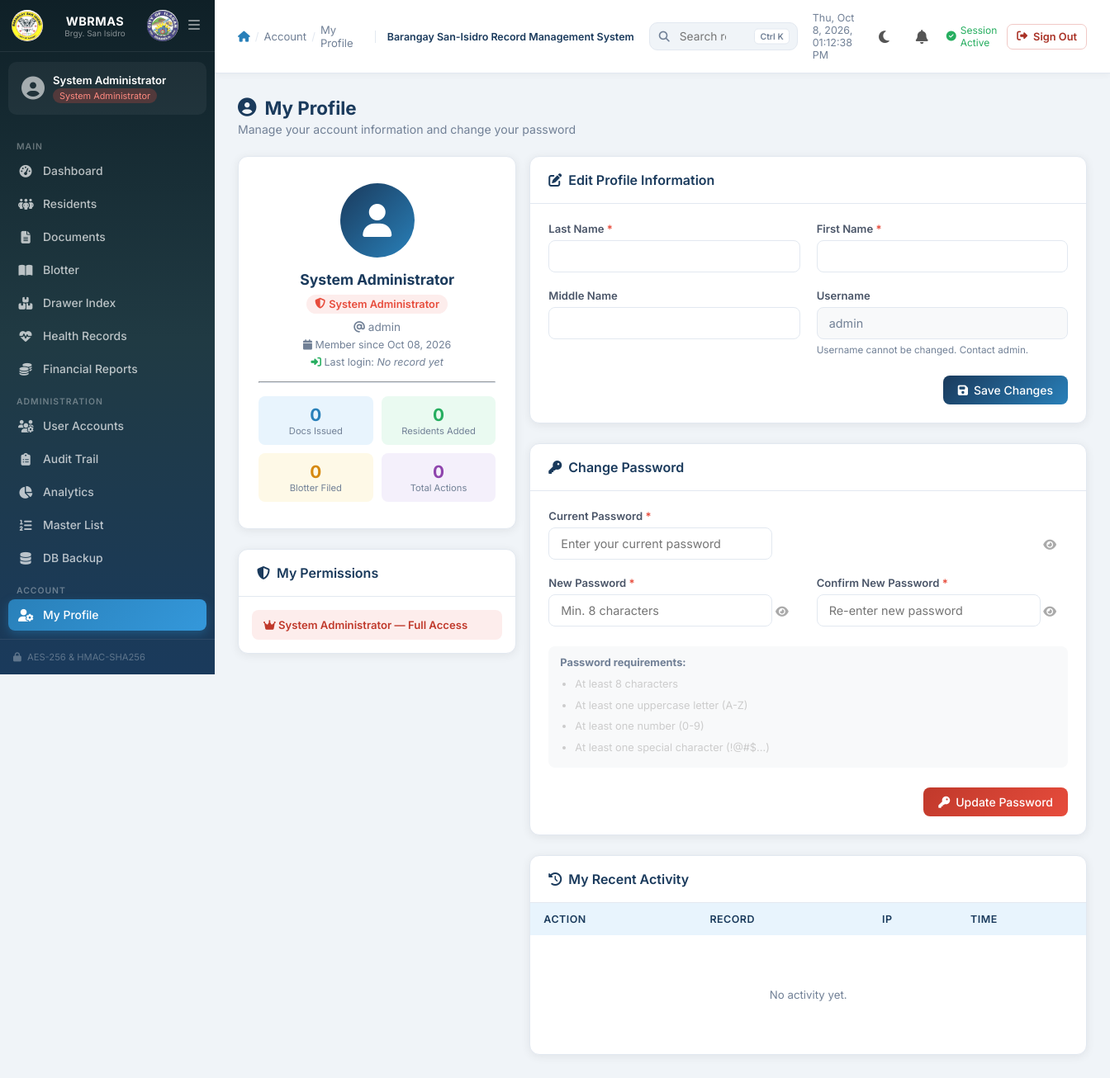
Screenshot of /profile.php (signed in) with the database file from the repository.
### tables this page shows
CREATE TABLE IF NOT EXISTS tbl_users (
    user_id INT AUTO_INCREMENT PRIMARY KEY,
    username VARCHAR(50) NOT NULL UNIQUE,
    password_hash VARBINARY(255) NOT NULL,
    full_name VARCHAR(150) NOT NULL,
    role_id INT NOT NULL,
    is_active BOOLEAN DEFAULT TRUE,
    failed_attempts INT DEFAULT 0,
    locked_until DATETIME NULL,
    last_login DATETIME NULL,
    created_at DATETIME DEFAULT CURRENT_TIMESTAMP,
    FOREIGN KEY (role_id) REFERENCES tbl_roles(role_id)
);

CREATE TABLE IF NOT EXISTS tbl_roles (
    role_id INT AUTO_INCREMENT PRIMARY KEY,
    role_name VARCHAR(50) NOT NULL UNIQUE,
    description TEXT,
    created_at DATETIME DEFAULT CURRENT_TIMESTAMP
);

### includes/auth_check.php (called while the page is built, shortened)
<?php
require_once __DIR__ . '/../config/security.php';
function is_admin() {
    return $_SESSION['role_name'] === 'System Administrator';
}
function current_user_id() {
    return (int)$_SESSION['user_id'];
}
?>

### config/security.php (called while the page is built, shortened)
<?php
function sanitize_output($output) {
    return htmlspecialchars($output ?? '', ENT_QUOTES, 'UTF-8');
}
?>

### profile.php (the view, shortened to what this page needs)
<?php
require_once 'includes/auth_check.php';
$conn = getDBConnection();
$uid  = current_user_id();
$stmt = $conn->prepare(
    "SELECT u.*, r.role_name FROM tbl_users u
     JOIN tbl_roles r ON u.role_id = r.role_id
     WHERE u.user_id = ?"
);
$stmt->bind_param("i", $uid);
$stmt->execute();
$user = $stmt->get_result()->fetch_assoc();
$my_perms = [];
$activity = $conn->query(
    "SELECT action_type, affected_record, ip_address, timestamp, details
     FROM tbl_audit_logs WHERE user_id=$uid
     ORDER BY timestamp DESC LIMIT 10"
);
$docs_issued = (int)$conn->query("SELECT COUNT(*) FROM tbl_document_requests WHERE issued_by_user_id=$uid AND status='PRINTED'")->fetch_row()[0];
$blotter_filed = (int)$conn->query("SELECT COUNT(*) FROM tbl_blotter WHERE filed_by=$uid")->fetch_row()[0];
$residents_added = (int)$conn->query("SELECT COUNT(*) FROM tbl_residents WHERE registered_by=$uid AND is_archived=0")->fetch_row()[0];
$total_actions = (int)$conn->query("SELECT COUNT(*) FROM tbl_audit_logs WHERE user_id=$uid")->fetch_row()[0];
require_once 'includes/header.php';
?>
<div class="page-header">
  <h2><i class="fas fa-user-circle"></i> My Profile</h2>
  <p>Manage your account information and change your password</p>
</div>
<div class="d-flex gap-2 flex-wrap" style="align-items:flex-start;">
  <div style="flex:1;min-width:280px;max-width:340px;">
    <div class="card mb-3">
      <div class="card-body" style="text-align:center;padding:32px 24px;">
        <div style="width:90px;height:90px;border-radius:50%;background:linear-gradient(135deg,#1a3a5c,#2980b9);display:inline-flex;align-items:center;justify-content:center;margin-bottom:16px;">
          <i class="fas fa-user" style="font-size:2.5rem;color:#fff;"></i>
        </div>
        <h3 style="font-size:1.1rem;font-weight:700;color:var(--primary);">
          <?= sanitize_output($user['full_name']) ?>
        </h3>
        <div style="margin:8px 0;">
          <span class="badge <?= $user['role_name']==='System Administrator'?'badge-danger':'badge-info' ?>" style="font-size:.8rem;">
            <i class="fas fa-shield-halved"></i> <?= sanitize_output($user['role_name']) ?>
          </span>
        </div>
        <div style="color:var(--text-muted);font-size:.85rem;margin-top:8px;">
          <i class="fas fa-at"></i> <?= sanitize_output($user['username']) ?>
        </div>
        <div style="color:var(--text-muted);font-size:.78rem;margin-top:6px;">
          <i class="fas fa-calendar"></i> Member since <?= date('M d, Y', strtotime($user['created_at'])) ?>
        </div>
        <div style="color:var(--text-muted);font-size:.78rem;margin-top:6px;">
          <i class="fas fa-right-to-bracket" style="color:var(--success);"></i>
          Last login:
          <?= $user['last_login'] ? '<strong style="color:var(--success);">'.date('M d, Y h:i A', strtotime($user['last_login'])).'</strong>' : '<em>No record yet</em>' ?>
        </div>
        <hr style="margin:16px 0;border-color:var(--border);">
        <div style="display:grid;grid-template-columns:1fr 1fr;gap:10px;text-align:center;">
          <div style="background:#e8f4fd;border-radius:8px;padding:10px;">
            <div style="font-size:1.3rem;font-weight:700;color:#2980b9;"><?= $docs_issued ?></div>
            <div style="font-size:.7rem;color:var(--text-muted);">Docs Issued</div>
          </div>
          <div style="background:#eafaf1;border-radius:8px;padding:10px;">
            <div style="font-size:1.3rem;font-weight:700;color:#27ae60;"><?= $residents_added ?></div>
            <div style="font-size:.7rem;color:var(--text-muted);">Residents Added</div>
          </div>
          <div style="background:#fef9e7;border-radius:8px;padding:10px;">
            <div style="font-size:1.3rem;font-weight:700;color:#d68910;"><?= $blotter_filed ?></div>
            <div style="font-size:.7rem;color:var(--text-muted);">Blotter Filed</div>
          </div>
          <div style="background:#f4f0fb;border-radius:8px;padding:10px;">
            <div style="font-size:1.3rem;font-weight:700;color:#8e44ad;"><?= $total_actions ?></div>
            <div style="font-size:.7rem;color:var(--text-muted);">Total Actions</div>
          </div>
        </div>
      </div>
    </div>
    <div class="card">
      <div class="card-header"><h3><i class="fas fa-shield-halved"></i> My Permissions</h3></div>
      <div class="card-body" style="padding:16px;">
        <?php if (is_admin()): ?>
          <div style="background:#fdedec;border-radius:8px;padding:10px 14px;font-size:.82rem;color:#c0392b;font-weight:600;">
            <i class="fas fa-crown"></i> System Administrator — Full Access
          </div>
        <?php elseif (empty($my_perms)): ?>
          <div style="background:#fef9e7;border-radius:8px;padding:10px 14px;font-size:.82rem;color:#d68910;">
            <i class="fas fa-exclamation-triangle"></i> No permissions assigned yet. Contact administrator.
          </div>
        <?php endif; ?>
      </div>
    </div>
  </div>
  <div style="flex:2;min-width:300px;">
    <div class="card mb-3">
      <div class="card-header"><h3><i class="fas fa-pen-to-square"></i> Edit Profile Information</h3></div>
      <div class="card-body">
        <form id="profileForm">
          <div class="form-grid">
            <div class="form-group">
              <label>Last Name <span class="req">*</span></label>
              <input type="text" name="last_name" class="form-control" required maxlength="80"
                value="<?= sanitize_output($user['last_name'] ?? '') ?>">
            </div>
            <div class="form-group">
              <label>First Name <span class="req">*</span></label>
              <input type="text" name="first_name" class="form-control" required maxlength="80"
                value="<?= sanitize_output($user['first_name'] ?? '') ?>">
            </div>
            <div class="form-group">
              <label>Middle Name</label>
              <input type="text" name="middle_name" class="form-control" maxlength="80"
                value="<?= sanitize_output($user['middle_name'] ?? '') ?>">
            </div>
            <div class="form-group">
              <label>Username</label>
              <input type="text" class="form-control" value="<?= sanitize_output($user['username']) ?>" disabled
                style="background:#f8f9fa;color:var(--text-muted);">
              <small style="color:var(--text-muted);">Username cannot be changed. Contact admin.</small>
            </div>
          </div>
          <div class="d-flex gap-2 mt-3" style="justify-content:flex-end;">
            <button type="button" class="btn btn-primary" onclick="saveProfile()">
              <i class="fas fa-save"></i> Save Changes
            </button>
          </div>
        </form>
      </div>
    </div>
    <div class="card mb-3">
      <div class="card-header"><h3><i class="fas fa-key"></i> Change Password</h3></div>
      <div class="card-body">
        <form id="pwForm">
          <div class="form-grid">
            <div class="form-group" style="grid-column:1/-1;">
              <label>Current Password <span class="req">*</span></label>
              <div style="position:relative;">
                <input type="password" name="current_password" id="curPw" class="form-control" required maxlength="100" placeholder="Enter your current password" style="padding-right:44px;">
                <span style="position:absolute;right:14px;top:50%;transform:translateY(-50%);cursor:pointer;color:#aaa;" onclick="toggleField('curPw','eyeCur')">
                  <i class="fas fa-eye" id="eyeCur"></i>
                </span>
              </div>
            </div>
            <div class="form-group">
              <label>New Password <span class="req">*</span></label>
              <div style="position:relative;">
                <input type="password" name="new_password" id="newPw" class="form-control" required minlength="8" maxlength="100" placeholder="Min. 8 characters" style="padding-right:44px;" oninput="checkPwStrength(this.value)">
                <span style="position:absolute;right:14px;top:50%;transform:translateY(-50%);cursor:pointer;color:#aaa;" onclick="toggleField('newPw','eyeNew')">
                  <i class="fas fa-eye" id="eyeNew"></i>
                </span>
              </div>
            </div>
            <div class="form-group">
              <label>Confirm New Password <span class="req">*</span></label>
              <div style="position:relative;">
                <input type="password" name="confirm_password" id="conPw" class="form-control" required maxlength="100" placeholder="Re-enter new password" style="padding-right:44px;">
                <span style="position:absolute;right:14px;top:50%;transform:translateY(-50%);cursor:pointer;color:#aaa;" onclick="toggleField('conPw','eyeCon')">
                  <i class="fas fa-eye" id="eyeCon"></i>
                </span>
              </div>
            </div>
          </div>
          <div style="background:#f8f9fa;border-radius:8px;padding:12px 14px;font-size:.8rem;color:var(--text-muted);margin-top:12px;">
            <strong>Password requirements:</strong>
            <ul style="margin-top:6px;padding-left:18px;line-height:2;">
              <li id="req_len" style="color:#ccc;">At least 8 characters</li>
              <li id="req_upper" style="color:#ccc;">At least one uppercase letter (A-Z)</li>
              <li id="req_num" style="color:#ccc;">At least one number (0-9)</li>
              <li id="req_special" style="color:#ccc;">At least one special character (!@#$...)</li>
            </ul>
          </div>
          <div class="d-flex gap-2 mt-3" style="justify-content:flex-end;">
            <button type="button" class="btn btn-danger" onclick="changePassword()">
              <i class="fas fa-key"></i> Update Password
            </button>
          </div>
        </form>
      </div>
    </div>
    <div class="card">
      <div class="card-header"><h3><i class="fas fa-clock-rotate-left"></i> My Recent Activity</h3></div>
      <div class="card-body" style="padding:0;">
        <div class="table-wrapper">
          <table>
            <thead><tr><th>Action</th><th>Record</th><th>IP</th><th>Time</th></tr></thead>
            <tbody>
            <?php if ($activity && $activity->num_rows > 0):
              while ($log = $activity->fetch_assoc()):
                $ac = ['LOGIN_SUCCESS'=>'success','LOGIN_FAILED'=>'danger','LOGOUT'=>'secondary','CREATE_RESIDENT'=>'info','UPDATE_RESIDENT'=>'info','CREATE_DOC_REQUEST'=>'info','PRINT_DOCUMENT'=>'success'];
            ?>
              <tr>
                <td><span class="badge badge-<?= $ac[$log['action_type']] ?? 'secondary' ?>"><?= sanitize_output($log['action_type']) ?></span></td>
                <td style="font-size:.8rem;"><?= sanitize_output($log['affected_record'] ?: '—') ?></td>
                <td style="font-size:.78rem;font-family:monospace;"><?= sanitize_output($log['ip_address'] ?: '—') ?></td>
                <td style="font-size:.78rem;white-space:nowrap;"><?= date('M d, h:i A', strtotime($log['timestamp'])) ?></td>
              </tr>
            <?php endwhile; else: ?>
              <tr><td colspan="4"><div class="empty-state"><p>No activity yet.</p></div></td></tr>
            <?php endif; ?>
            </tbody>
          </table>
        </div>
      </div>
    </div>
  </div>
</div>
<?php require_once 'includes/footer.php'; ?>

### assets/css/main.css (style rules this page uses)
* { box-sizing:border-box;margin:0;padding:0; }
:root { --primary:#1a3a5c;--primary-light:#2980b9;--primary-xlight:#e8f4fd; --success:#27ae60;--warning:#f39c12;--danger:#e74c3c;--info:#2980b9; --sidebar-w:260px;--sidebar-collapsed:70px; --bg:#f0f4f8;--card:#fff;--border:#e2e8f0;--text:#2d3748;--text-muted:#718096; --radius:12px;--shadow:0 2px 12px rgba(0,0,0,0.07); --shadow-md:0 4px 20px rgba(0,0,0,0.1); }
body { font-family:'Inter',sans-serif;background:var(--bg);color:var(--text);font-size:14px; }
.page-header { margin-bottom:24px; }
.page-header h2 { font-size:1.4rem;font-weight:700;color:var(--primary);display:flex;align-items:center;gap:10px; }
.page-header p { color:var(--text-muted);font-size:.88rem;margin-top:4px; }
.card { background:var(--card);border-radius:var(--radius);box-shadow:var(--shadow);border:1px solid var(--border);overflow:hidden; }
.card-header { padding:18px 22px;border-bottom:1px solid var(--border); display:flex;align-items:center;justify-content:space-between; }
.card-header h3 { font-size:1rem;font-weight:600;color:var(--primary);display:flex;align-items:center;gap:8px; }
.card-body { padding:22px; }
.table-wrapper { overflow-x:auto; }
table { width:100%;border-collapse:collapse; }
thead th { background:var(--primary-xlight);color:var(--primary);font-size:.78rem; font-weight:600;text-transform:uppercase;letter-spacing:.5px; padding:12px 16px;text-align:left;white-space:nowrap; }
tbody td { padding:12px 16px;border-bottom:1px solid var(--border);font-size:.88rem;vertical-align:middle; }
tbody tr:last-child td { border-bottom:none; }
.badge { padding:4px 10px;border-radius:20px;font-size:.72rem;font-weight:600;display:inline-flex;align-items:center;gap:4px; }
.badge-danger { background:#fdedec;color:#e74c3c; }
.btn { display:inline-flex;align-items:center;gap:7px;padding:9px 18px; border-radius:8px;font-size:.875rem;font-weight:500;cursor:pointer; border:none;transition:all .2s;text-decoration:none;font-family:'Inter',sans-serif; }
.btn-primary { background:linear-gradient(135deg,var(--primary),var(--primary-light));color:#fff; }
.btn-danger { background:linear-gradient(135deg,#c0392b,var(--danger));color:#fff; }
.form-grid { display:grid;grid-template-columns:repeat(auto-fit,minmax(240px,1fr));gap:20px; }
.form-group { display:flex;flex-direction:column;gap:6px; }
.form-group label { font-size:.82rem;font-weight:600;color:#4a5568; }
.form-group label .req { color:var(--danger); }
.form-control { padding:10px 14px;border:1.5px solid var(--border);border-radius:8px; font-size:.9rem;font-family:'Inter',sans-serif;color:var(--text); transition:border-color .2s,box-shadow .2s;outline:none;background:#fff; }
.mt-3 { margin-top:24px; }
.mb-3 { margin-bottom:24px; }
.gap-2 { gap:16px; }
.d-flex { display:flex; }
.flex-wrap { flex-wrap:wrap; }
.empty-state { text-align:center;padding:48px 20px;color:var(--text-muted); }
.empty-state p { font-size:.9rem; }
.empty-state { text-align:center;padding:52px 20px;color:var(--text-muted); }
.empty-state p { font-size:.83rem;color:var(--text-muted); }

### rows the page displays
tbl_users: full_name "System Administrator", role.role_name "System Administrator", username "admin", created_at "Oct 08, 2026"

### other values shown
sanitize_output($_SESSION['full_name']) "System Administrator"
sanitize_output($_SESSION['role_name']) "System Administrator"
sanitize_output($crumb) "Account"
sanitize_output($crumb) "My Profile"
$docs_issued "0"
$residents_added "0"
$blotter_filed "0"
$total_actions "0"
